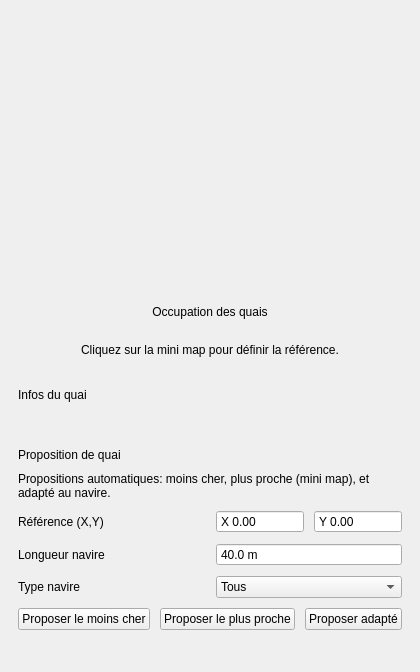
         <widget class="QFrame" name="actionsCard">
          <property name="minimumSize"><size><width>0</width><height>170</height></size></property>
          <property name="frameShape"><enum>QFrame::NoFrame</enum></property>
           <layout class="QVBoxLayout" name="actionsCardOuter" stretch="0,1">
            <property name="spacing"><number>18</number></property>
            <property name="leftMargin"><number>18</number></property>
            <property name="topMargin"><number>18</number></property>
            <property name="rightMargin"><number>18</number></property>
            <property name="bottomMargin"><number>18</number></property>

            <item>
            <layout class="QHBoxLayout" name="actionsTopRow" stretch="1">
             <property name="spacing"><number>18</number></property>
             <property name="leftMargin"><number>0</number></property>
             <property name="topMargin"><number>0</number></property>
             <property name="rightMargin"><number>0</number></property>
             <property name="bottomMargin"><number>0</number></property>
             <item>
              <layout class="QVBoxLayout" name="actionsLeftCol" stretch="0,0,1">
              <property name="spacing"><number>10</number></property>
              <item>
                 <widget class="QFrame" name="mapBox">
                  <property name="minimumSize"><size><width>0</width><height>360</height></size></property>
                  <property name="frameShape"><enum>QFrame::NoFrame</enum></property>
                  <layout class="QVBoxLayout" name="mapBoxLayout">
                   <property name="leftMargin"><number>12</number></property>
                   <property name="topMargin"><number>12</number></property>
                   <property name="rightMargin"><number>12</number></property>
                   <property name="bottomMargin"><number>12</number></property>
                   <item>
                    <widget class="MiniMapWidget" name="miniMap">
                     <property name="minimumSize"><size><width>0</width><height>260</height></size></property>
                    </widget>
                   </item>
                   <item>
                    <widget class="QLabel" name="mapCaption">
                     <property name="text"><string>Occupation des quais</string></property>
                     <property name="alignment"><set>Qt::AlignCenter</set></property>
                    </widget>
                   </item>
                   <item>
                    <widget class="QLabel" name="mapHint">
                     <property name="text"><string>Cliquez sur la mini map pour définir la référence.</string></property>
                     <property name="alignment"><set>Qt::AlignCenter</set></property>
                    </widget>
                   </item>
                  </layout>
                 </widget>
                </item>
                <item>
                 <widget class="QLabel" name="sectionTitle">
                  <property name="text"><string>Infos du quai</string></property>
                 </widget>
                </item>
              <item>
               <spacer name="actionsLeftStretch">
                <property name="orientation"><enum>Qt::Vertical</enum></property>
                <property name="sizeHint" stdset="0"><size><width>0</width><height>0</height></size></property>
               </spacer>
              </item>
              </layout>
             </item>
            </layout>
            </item>

            <item>
              <widget class="QFrame" name="advancedCard">
               <property name="frameShape"><enum>QFrame::NoFrame</enum></property>
               <layout class="QHBoxLayout" name="proposalRow" stretch="1">
                <property name="spacing"><number>18</number></property>
                <property name="leftMargin"><number>0</number></property>
                <property name="topMargin"><number>28</number></property>
                <property name="rightMargin"><number>0</number></property>
                <property name="bottomMargin"><number>0</number></property>

             <item>
              <layout class="QVBoxLayout" name="advLeft" stretch="0,0,0,0,0,1">
              <property name="spacing"><number>10</number></property>
              <item>
               <widget class="QLabel" name="advTitle">
                <property name="text"><string>Proposition de quai</string></property>
               </widget>
              </item>
              <item>
               <widget class="QLabel" name="advSub">
                <property name="text"><string>Propositions automatiques: moins cher, plus proche (mini map), et adapté au navire.</string></property>
                <property name="wordWrap"><bool>true</bool></property>
               </widget>
              </item>
              <item>
               <layout class="QGridLayout" name="advGrid">
                <property name="horizontalSpacing"><number>12</number></property>
                <property name="verticalSpacing"><number>10</number></property>
                <property name="leftMargin"><number>0</number></property>
                <property name="topMargin"><number>0</number></property>
                <property name="rightMargin"><number>0</number></property>
                <property name="bottomMargin"><number>0</number></property>
                <item row="0" column="0">
                <widget class="QLabel" name="labRef">
                 <property name="text"><string>Référence (X,Y)</string></property>
                </widget>
                </item>
                <item row="0" column="1">
                <widget class="QWidget" name="refRow" native="true">
                 <layout class="QHBoxLayout" name="refRowLayout">
                  <property name="leftMargin"><number>0</number></property>
                  <property name="topMargin"><number>0</number></property>
                  <property name="rightMargin"><number>0</number></property>
                  <property name="bottomMargin"><number>0</number></property>
                  <property name="spacing"><number>10</number></property>
                  <item>
                  <widget class="QDoubleSpinBox" name="refX">
                   <property name="minimum"><double>-1000000000.000000000000000</double></property>
                   <property name="maximum"><double>1000000000.000000000000000</double></property>
                   <property name="decimals"><number>2</number></property>
                   <property name="value"><double>0.000000000000000</double></property>
                   <property name="buttonSymbols"><enum>QAbstractSpinBox::NoButtons</enum></property>
                   <property name="prefix"><string notr="true">X </string></property>
                  </widget>
                  </item>
                  <item>
                  <widget class="QDoubleSpinBox" name="refY">
                   <property name="minimum"><double>-1000000000.000000000000000</double></property>
                   <property name="maximum"><double>1000000000.000000000000000</double></property>
                   <property name="decimals"><number>2</number></property>
                      <property name="value"><double>0.000000000000000</double></property>
                   <property name="buttonSymbols"><enum>QAbstractSpinBox::NoButtons</enum></property>
                   <property name="prefix"><string notr="true">Y </string></property>
                  </widget>
                  </item>
                 </layout>
                </widget>
                </item>
                <item row="1" column="0">
                <widget class="QLabel" name="labShip">
                 <property name="text"><string>Longueur navire</string></property>
                </widget>
                </item>
                <item row="1" column="1">
                <widget class="QDoubleSpinBox" name="shipLength">
                 <property name="minimum"><double>0.000000000000000</double></property>
                 <property name="maximum"><double>1000000.000000000000000</double></property>
                 <property name="decimals"><number>1</number></property>
                 <property name="singleStep"><double>1.000000000000000</double></property>
                 <property name="value"><double>40.000000000000000</double></property>
                 <property name="suffix"><string> m</string></property>
                 <property name="buttonSymbols"><enum>QAbstractSpinBox::NoButtons</enum></property>
                </widget>
                </item>
                <item row="2" column="0">
                <widget class="QLabel" name="labShipType">
                 <property name="text"><string>Type navire</string></property>
                </widget>
                </item>
                <item row="2" column="1">
                <widget class="QComboBox" name="shipType">
                 <item><property name="text"><string>Tous</string></property></item>
                 <item><property name="text"><string>Général</string></property></item>
                 <item><property name="text"><string>Cargo</string></property></item>
                 <item><property name="text"><string>Plaisance</string></property></item>
                 <item><property name="text"><string>Pêche</string></property></item>
                 <item><property name="text"><string>Ferry</string></property></item>
                </widget>
                </item>
               </layout>
              </item>
              <item>
               <layout class="QHBoxLayout" name="advBtnRow">
                <property name="spacing"><number>10</number></property>
                <item>
                <widget class="QPushButton" name="btnProposeCheapest">
                 <property name="text"><string>Proposer le moins cher</string></property>
                 <property name="cursor"><cursorShape>PointingHandCursor</cursorShape></property>
                </widget>
                </item>
                <item>
                <widget class="QPushButton" name="btnProposeNearest">
                 <property name="text"><string>Proposer le plus proche</string></property>
                 <property name="cursor"><cursorShape>PointingHandCursor</cursorShape></property>
                </widget>
                </item>
                <item>
                <widget class="QPushButton" name="btnProposeFit">
                 <property name="text"><string>Proposer adapté</string></property>
                 <property name="cursor"><cursorShape>PointingHandCursor</cursorShape></property>
                </widget>
                </item>
                <item>
                <spacer name="advBtnSpacer">
                 <property name="orientation"><enum>Qt::Horizontal</enum></property>
                 <property name="sizeHint" stdset="0"><size><width>0</width><height>0</height></size></property>
                </spacer>
                </item>
               </layout>
              </item>
              <item>
               <widget class="QLabel" name="proposeResult">
                <property name="text"><string/></property>
                <property name="wordWrap"><bool>true</bool></property>
               </widget>
              </item>
              <item>
               <spacer name="advLeftStretch">
                <property name="orientation"><enum>Qt::Vertical</enum></property>
                <property name="sizeHint" stdset="0"><size><width>0</width><height>0</height></size></property>
               </spacer>
              </item>
              </layout>
             </item>

            </layout>
           </widget>
          </item>
           </layout>
         </widget>
